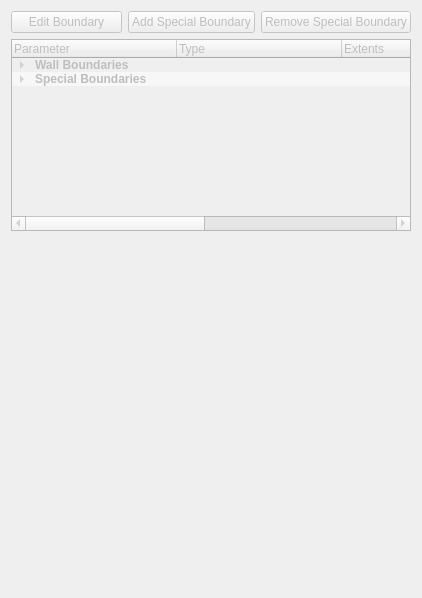
      <widget class="QWidget" name="Boundaries">
       <property name="enabled">
        <bool>false</bool>
       </property>
       <attribute name="title">
        <string>Boundaries</string>
       </attribute>
       <layout class="QGridLayout" name="gridLayout_8">
        <item row="0" column="0">
         <layout class="QGridLayout" name="gridLayout_12">
          <item row="0" column="1">
           <layout class="QHBoxLayout" name="horizontalLayout">
            <property name="sizeConstraint">
             <enum>QLayout::SetFixedSize</enum>
            </property>
            <item>
             <widget class="QPushButton" name="EditBoundary">
              <property name="minimumSize">
               <size>
                <width>0</width>
                <height>0</height>
               </size>
              </property>
              <property name="maximumSize">
               <size>
                <width>125</width>
                <height>16777215</height>
               </size>
              </property>
              <property name="text">
               <string>Edit Boundary</string>
              </property>
              <property name="icon">
               <iconset>
                <normaloff>../../.designer/backup/icons/actions/format-justify-fill.png</normaloff>../../.designer/backup/icons/actions/format-justify-fill.png</iconset>
              </property>
              <property name="iconSize">
               <size>
                <width>22</width>
                <height>22</height>
               </size>
              </property>
             </widget>
            </item>
            <item>
             <widget class="QPushButton" name="AddSpecialBoundary">
              <property name="maximumSize">
               <size>
                <width>180</width>
                <height>16777215</height>
               </size>
              </property>
              <property name="text">
               <string>Add Special Boundary</string>
              </property>
              <property name="icon">
               <iconset>
                <normaloff>../../.designer/backup/icons/actions/list-add.png</normaloff>../../.designer/backup/icons/actions/list-add.png</iconset>
              </property>
              <property name="iconSize">
               <size>
                <width>22</width>
                <height>22</height>
               </size>
              </property>
             </widget>
            </item>
            <item>
             <widget class="QPushButton" name="RemoveSpecialBoundary">
              <property name="maximumSize">
               <size>
                <width>190</width>
                <height>16777215</height>
               </size>
              </property>
              <property name="text">
               <string>Remove Special Boundary</string>
              </property>
              <property name="icon">
               <iconset>
                <normaloff>../../.designer/backup/icons/actions/list-remove.png</normaloff>../../.designer/backup/icons/actions/list-remove.png</iconset>
              </property>
              <property name="iconSize">
               <size>
                <width>22</width>
                <height>22</height>
               </size>
              </property>
             </widget>
            </item>
           </layout>
          </item>
          <item row="2" column="1">
           <widget class="QVTKWidget" name="VTKBoundaries" native="true">
            <property name="sizePolicy">
             <sizepolicy hsizetype="Expanding" vsizetype="Expanding">
              <horstretch>0</horstretch>
              <verstretch>0</verstretch>
             </sizepolicy>
            </property>
            <property name="minimumSize">
             <size>
              <width>400</width>
              <height>350</height>
             </size>
            </property>
           </widget>
          </item>
          <item row="1" column="1">
           <widget class="QTreeWidget" name="BoundaryTree">
            <property name="sizePolicy">
             <sizepolicy hsizetype="Expanding" vsizetype="Expanding">
              <horstretch>0</horstretch>
              <verstretch>0</verstretch>
             </sizepolicy>
            </property>
            <property name="minimumSize">
             <size>
              <width>320</width>
              <height>0</height>
             </size>
            </property>
            <property name="alternatingRowColors">
             <bool>true</bool>
            </property>
            <attribute name="headerDefaultSectionSize">
             <number>165</number>
            </attribute>
            <column>
             <property name="text">
              <string>Parameter</string>
             </property>
            </column>
            <column>
             <property name="text">
              <string>Type</string>
             </property>
            </column>
            <column>
             <property name="text">
              <string>Extents</string>
             </property>
            </column>
            <column>
             <property name="text">
              <string>Value</string>
             </property>
            </column>
            <column>
             <property name="text">
              <string>Turbulence</string>
             </property>
            </column>
            <item>
             <property name="text">
              <string>Wall Boundaries</string>
             </property>
             <property name="font">
              <font>
               <weight>75</weight>
               <bold>true</bold>
              </font>
             </property>
             <property name="text">
              <string/>
             </property>
             <property name="text">
              <string/>
             </property>
             <property name="text">
              <string/>
             </property>
             <property name="text">
              <string/>
             </property>
             <property name="flags">
              <set>ItemIsDragEnabled|ItemIsEnabled</set>
             </property>
             <item>
              <property name="text">
               <string>West</string>
              </property>
              <property name="text">
               <string/>
              </property>
              <property name="text">
               <string/>
              </property>
              <property name="text">
               <string/>
              </property>
              <property name="text">
               <string/>
              </property>
             </item>
             <item>
              <property name="text">
               <string>East</string>
              </property>
              <property name="text">
               <string/>
              </property>
              <property name="text">
               <string/>
              </property>
              <property name="text">
               <string/>
              </property>
              <property name="text">
               <string/>
              </property>
             </item>
             <item>
              <property name="text">
               <string>South</string>
              </property>
              <property name="text">
               <string/>
              </property>
              <property name="text">
               <string/>
              </property>
              <property name="text">
               <string/>
              </property>
              <property name="text">
               <string/>
              </property>
             </item>
             <item>
              <property name="text">
               <string>North</string>
              </property>
              <property name="text">
               <string/>
              </property>
              <property name="text">
               <string/>
              </property>
              <property name="text">
               <string/>
              </property>
              <property name="text">
               <string/>
              </property>
             </item>
             <item>
              <property name="text">
               <string>Bottom</string>
              </property>
              <property name="text">
               <string/>
              </property>
              <property name="text">
               <string/>
              </property>
              <property name="text">
               <string/>
              </property>
              <property name="text">
               <string/>
              </property>
             </item>
             <item>
              <property name="text">
               <string>Top</string>
              </property>
              <property name="text">
               <string/>
              </property>
              <property name="text">
               <string/>
              </property>
              <property name="text">
               <string/>
              </property>
              <property name="text">
               <string/>
              </property>
             </item>
            </item>
            <item>
             <property name="text">
              <string>Special Boundaries</string>
             </property>
             <property name="font">
              <font>
               <weight>75</weight>
               <bold>true</bold>
              </font>
             </property>
             <property name="text">
              <string/>
             </property>
             <property name="text">
              <string/>
             </property>
             <property name="text">
              <string/>
             </property>
             <property name="text">
              <string/>
             </property>
             <property name="flags">
              <set>ItemIsDragEnabled|ItemIsEnabled</set>
             </property>
             <item>
              <property name="text">
               <string>West</string>
              </property>
              <property name="text">
               <string/>
              </property>
              <property name="text">
               <string/>
              </property>
              <property name="text">
               <string/>
              </property>
              <property name="text">
               <string/>
              </property>
             </item>
             <item>
              <property name="text">
               <string>East</string>
              </property>
              <property name="text">
               <string/>
              </property>
              <property name="text">
               <string/>
              </property>
              <property name="text">
               <string/>
              </property>
              <property name="text">
               <string/>
              </property>
             </item>
             <item>
              <property name="text">
               <string>South</string>
              </property>
              <property name="text">
               <string/>
              </property>
              <property name="text">
               <string/>
              </property>
              <property name="text">
               <string/>
              </property>
              <property name="text">
               <string/>
              </property>
             </item>
             <item>
              <property name="text">
               <string>North</string>
              </property>
              <property name="text">
               <string/>
              </property>
              <property name="text">
               <string/>
              </property>
              <property name="text">
               <string/>
              </property>
              <property name="text">
               <string/>
              </property>
             </item>
             <item>
              <property name="text">
               <string>Bottom</string>
              </property>
              <property name="text">
               <string/>
              </property>
              <property name="text">
               <string/>
              </property>
              <property name="text">
               <string/>
              </property>
              <property name="text">
               <string/>
              </property>
             </item>
             <item>
              <property name="text">
               <string>Top</string>
              </property>
              <property name="text">
               <string/>
              </property>
              <property name="text">
               <string/>
              </property>
              <property name="text">
               <string/>
              </property>
              <property name="text">
               <string/>
              </property>
             </item>
            </item>
           </widget>
          </item>
         </layout>
        </item>
       </layout>
      </widget>
